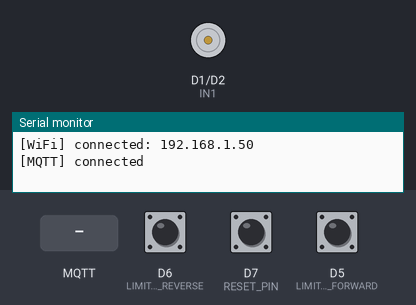
Bench run of a sketch on a simulated ESP8266 (NodeMCU). Parts: motor-driver pin pairs drawn as motors (green arrow = first pin HIGH = forward, orange = second pin HIGH = backward, longer = more drive), the last lines printed to the serial monitor. The inputs (shaded band) are chosen by the test bench; at power-on: D6 (LIMIT_SWITCH_REVERSE) HIGH, D5 (LIMIT_SWITCH_FORWARD) HIGH, D7 (RESET_PIN) HIGH. WiFi joins after 1.5 s; servers stay silent unless stated; no MQTT or app messages arrive unless stated.

Above: at 2.7 s.
2.8 s: MQTT message "3" arrives on the first subscribed topic
At 4.2 s:
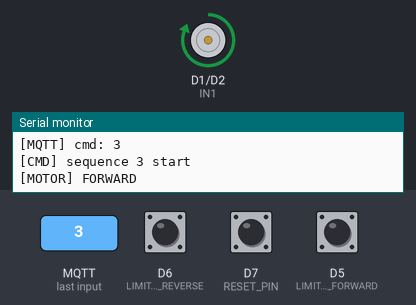
5.8 s: D6 (LIMIT_SWITCH_REVERSE) pulled LOW for 0.15 s
8.9 s: MQTT message "1" arrives on the first subscribed topic
At 10.0 s:
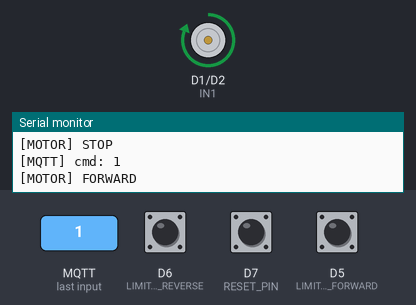
10.4 s: D5 (LIMIT_SWITCH_FORWARD) pulled LOW for 0.15 s
At 10.8 s:
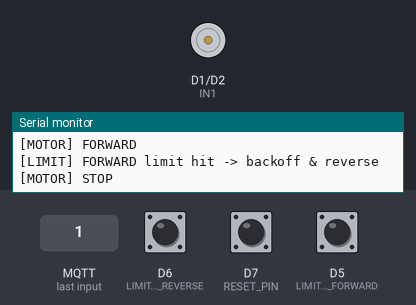
12.0 s: MQTT message "2" arrives on the first subscribed topic
At 12.4 s:
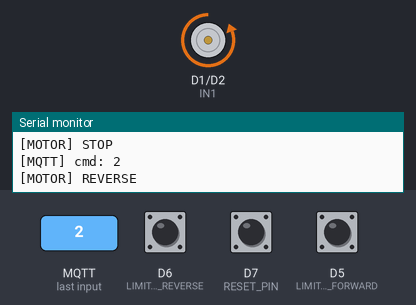
Timing chart, 0 to 14.5 s (numbered marks = the images above; inputs shaded):
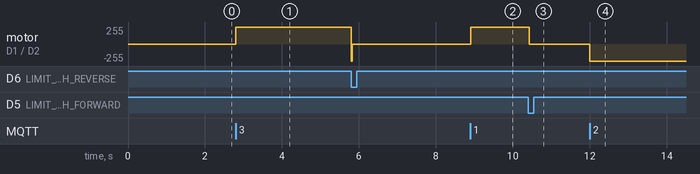

Measured:
- after the input at 2.8 s, motor on D1 (IN1) / D2 (IN2): stopped → forward 255/255 at once
- after the input at 8.9 s, motor on D1 (IN1) / D2 (IN2): stopped → forward 255/255 at once
- after the input at 10.4 s, motor on D1 (IN1) / D2 (IN2): forward 255/255 → stopped at once
- after the input at 12.0 s, motor on D1 (IN1) / D2 (IN2): stopped → backward 255/255 at once

The sketch:

MQTT_Control_Stop.ino
```cpp
#include <ESP8266WiFi.h>
#include <WiFiManager.h>
#include <PubSubClient.h>

// 馬達驅動腳位（L298N：IN1/IN2）
#define IN1 D1              // GPIO5
#define IN2 D2              // GPIO4

// WiFi 重置按鍵（避免用 D3=GPIO0 造成開機進燒錄模式）
#define RESET_PIN D7        // GPIO13（上拉輸入，按下接 GND）

// 限位開關：使用 NO + COM 接 GND，內部上拉
#define LIMIT_SWITCH_FORWARD D5   // GPIO14：正轉端極限
#define LIMIT_SWITCH_REVERSE D6   // GPIO12：反轉端極限

// MQTT
const char* mqtt_server = "test.mosquitto.org";
const char* topic_cmd    = "ttu_fish/motor1";
const char* topic_status = "ttu_fish/motor1/status";

WiFiClient espClient;
PubSubClient client(espClient);

// ====== 狀態 ======
enum MotorDirection { STOPPED, FORWARD, REVERSE };
MotorDirection currentMotorDirection = STOPPED;

enum SequenceState { SEQ_IDLE, SEQ_FORWARD, SEQ_REVERSE };
SequenceState sequenceState = SEQ_IDLE;
unsigned long sequenceStartTime = 0;

// 限位（含消抖）
bool isForwardLimit = false, isReverseLimit = false;
unsigned long fwdLastChange = 0, revLastChange = 0;
const unsigned long DEBOUNCE_MS = 20;

// 退避（避免頂在限位上）
const unsigned long BACKOFF_MS = 200;
unsigned long backoffUntil = 0;

// ====== 小工具 ======
void publishStatus(const String& s) {
  client.publish(topic_status, s.c_str(), true);
}

void stopMotor() {
  digitalWrite(IN1, LOW);
  digitalWrite(IN2, LOW);
  if (currentMotorDirection != STOPPED) {
    currentMotorDirection = STOPPED;
    publishStatus("STOP");
    Serial.println("[MOTOR] STOP");
  }
}

void moveForward() {
  if (isForwardLimit || millis() < backoffUntil) {
    stopMotor();
    return;
  }
  digitalWrite(IN1, HIGH);
  digitalWrite(IN2, LOW);
  if (currentMotorDirection != FORWARD) {
    currentMotorDirection = FORWARD;
    publishStatus("FORWARD");
    Serial.println("[MOTOR] FORWARD");
  }
}

void moveReverse() {
  if (isReverseLimit || millis() < backoffUntil) {
    stopMotor();
    return;
  }
  digitalWrite(IN1, LOW);
  digitalWrite(IN2, HIGH);
  if (currentMotorDirection != REVERSE) {
    currentMotorDirection = REVERSE;
    publishStatus("REVERSE");
    Serial.println("[MOTOR] REVERSE");
  }
}

// ====== 限位讀取（消抖）======
void readLimitSwitches() {
  int rawF = digitalRead(LIMIT_SWITCH_FORWARD); // LOW = 觸發
  int rawR = digitalRead(LIMIT_SWITCH_REVERSE);

  unsigned long now = millis();

  static int lastF = HIGH, lastR = HIGH;
  if (rawF != lastF) { fwdLastChange = now; lastF = rawF; }
  if (rawR != lastR) { revLastChange = now; lastR = rawR; }

  if ((now - fwdLastChange) > DEBOUNCE_MS) {
    isForwardLimit = (rawF == LOW);
  }
  if ((now - revLastChange) > DEBOUNCE_MS) {
    isReverseLimit = (rawR == LOW);
  }
}

// ====== 觸發時處理 + 退避 ======
void handleLimitActions() {
  if (currentMotorDirection == FORWARD && isForwardLimit) {
    Serial.println("[LIMIT] FORWARD limit hit -> backoff & reverse");
    publishStatus("LIMIT_FORWARD");
    // 短暫退避
    backoffUntil = millis() + BACKOFF_MS;
    moveReverse();
    if (sequenceState == SEQ_FORWARD) {
      sequenceState = SEQ_REVERSE;
      sequenceStartTime = millis();
    }
  } else if (currentMotorDirection == REVERSE && isReverseLimit) {
    Serial.println("[LIMIT] REVERSE limit hit -> backoff & forward");
    publishStatus("LIMIT_REVERSE");
    backoffUntil = millis() + BACKOFF_MS;
    moveForward();
    if (sequenceState == SEQ_REVERSE) {
      sequenceState = SEQ_IDLE;
    }
  }
}

// ====== 非阻塞序列（3：正3秒→反3秒→停）======
void handleSequence() {
  if (sequenceState == SEQ_IDLE) return;

  unsigned long now = millis();
  if (sequenceState == SEQ_FORWARD) {
    if (now - sequenceStartTime >= 3000) {
      Serial.println("[SEQ] forward 3s done -> reverse");
      sequenceState = SEQ_REVERSE;
      sequenceStartTime = now;
      moveReverse();
    }
  } else if (sequenceState == SEQ_REVERSE) {
    if (now - sequenceStartTime >= 3000) {
      Serial.println("[SEQ] reverse 3s done -> stop");
      sequenceState = SEQ_IDLE;
      stopMotor();
    }
  }
}

// ====== 指令處理（0/1/2/3 & 99:遠端清 WiFi）======
void handleMotorCommand(int cmd) {
  sequenceState = SEQ_IDLE;

  switch (cmd) {
    case 0: stopMotor(); break;
    case 1: moveForward(); break;
    case 2: moveReverse(); break;
    case 3:
      Serial.println("[CMD] sequence 3 start");
      publishStatus("SEQ_START");
      sequenceState = SEQ_FORWARD;
      sequenceStartTime = millis();
      moveForward();
      break;
    case 99: { // 遠端清 WiFi（小心使用）
      publishStatus("RESET_WIFI");
      WiFiManager wm;
      wm.resetSettings();
      delay(200);
      ESP.restart();
      break;
    }
    default:
      Serial.printf("[CMD] unknown: %d\n", cmd);
      publishStatus("UNKNOWN_CMD");
  }
}

void mqttCallback(char* topic, byte* payload, unsigned int length) {
  String msg;
  msg.reserve(length);
  for (unsigned int i = 0; i < length; i++) {
    char c = (char)payload[i];
    if ((c >= '0' && c <= '9')) msg += c;
  }
  int cmd = msg.toInt();
  Serial.printf("[MQTT] cmd: %d\n", cmd);
  handleMotorCommand(cmd);
}

void connectMQTT() {
  while (!client.connected()) {
    String id = "esp8266-motor-" + String(ESP.getChipId(), HEX);
    if (client.connect(id.c_str())) {
      client.subscribe(topic_cmd);
      publishStatus("MQTT_CONNECTED");
      Serial.println("[MQTT] connected");
    } else {
      Serial.printf("[MQTT] fail rc=%d, retry...\n", client.state());
      stopMotor(); // 失聯保護
      delay(1500);
    }
  }
}

// ====== Setup / Loop ======
void setup() {
  Serial.begin(115200);
  Serial.println("\n[BOOT] Motor controller + WiFiManager + LimitSwitch + ResetWiFi");

  pinMode(IN1, OUTPUT);
  pinMode(IN2, OUTPUT);
  pinMode(RESET_PIN, INPUT_PULLUP);
  pinMode(LIMIT_SWITCH_FORWARD, INPUT_PULLUP);
  pinMode(LIMIT_SWITCH_REVERSE, INPUT_PULLUP);
  stopMotor();

  // 上電時按下 Reset 鍵 -> 清除 WiFi 紀錄
  delay(80);
  if (digitalRead(RESET_PIN) == LOW) {
    Serial.println("[BOOT] Reset button held -> clear WiFi settings");
    WiFiManager wm;
    wm.resetSettings();
    delay(200);
    ESP.restart();
  }

  WiFiManager wm;
  wm.setConfigPortalTimeout(180);
  if (!wm.autoConnect("ESP-AutoWiFi")) {
    Serial.println("[WiFi] connect failed, restarting...");
    stopMotor();
    ESP.restart();
  }

  Serial.printf("[WiFi] connected: %s\n", WiFi.localIP().toString().c_str());
  client.setServer(mqtt_server, 1883);
  client.setCallback(mqttCallback);
}

void loop() {
  // 連線維護 + 失聯保護
  if (WiFi.status() != WL_CONNECTED) {
    stopMotor();
  } else {
    if (!client.connected()) connectMQTT();
    client.loop();
  }

  readLimitSwitches();
  handleLimitActions();
  handleSequence();
}
```
